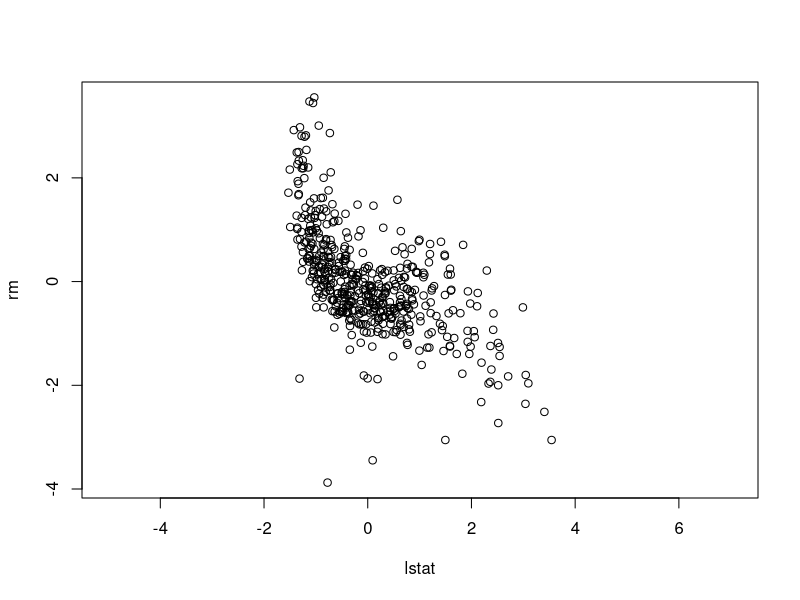
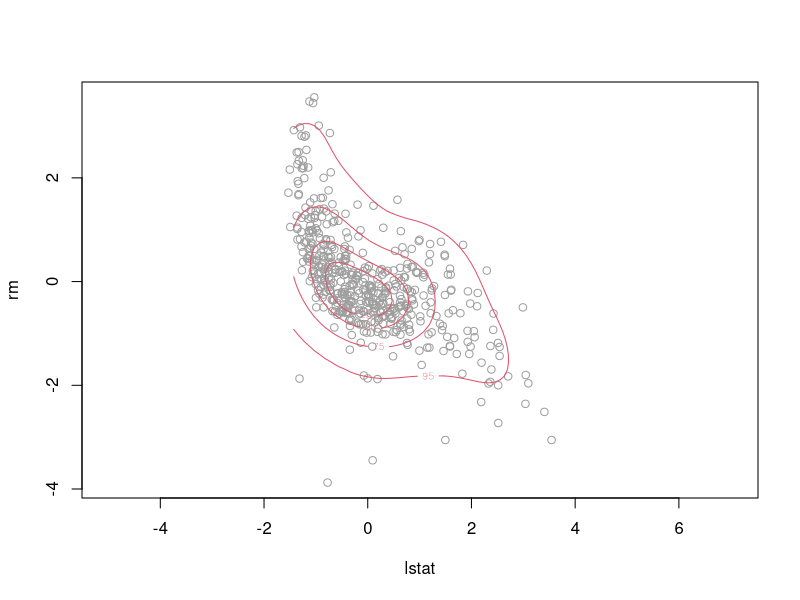
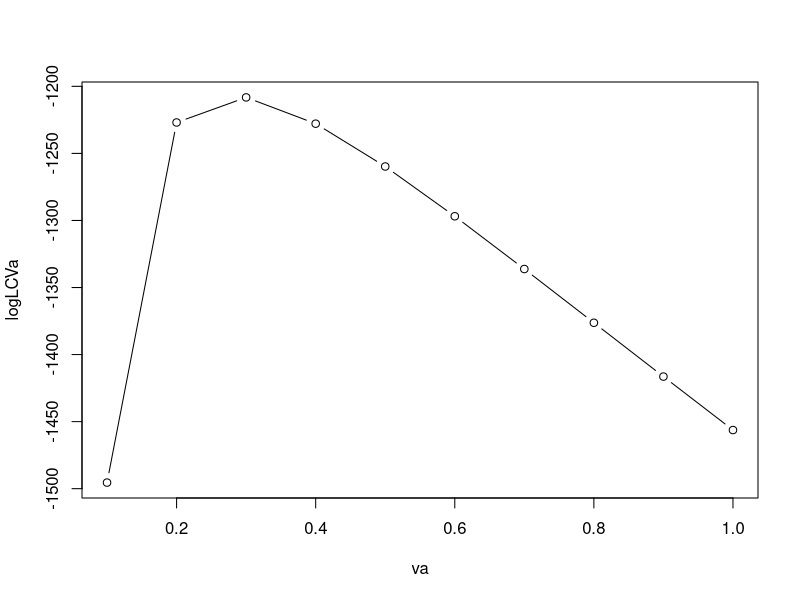
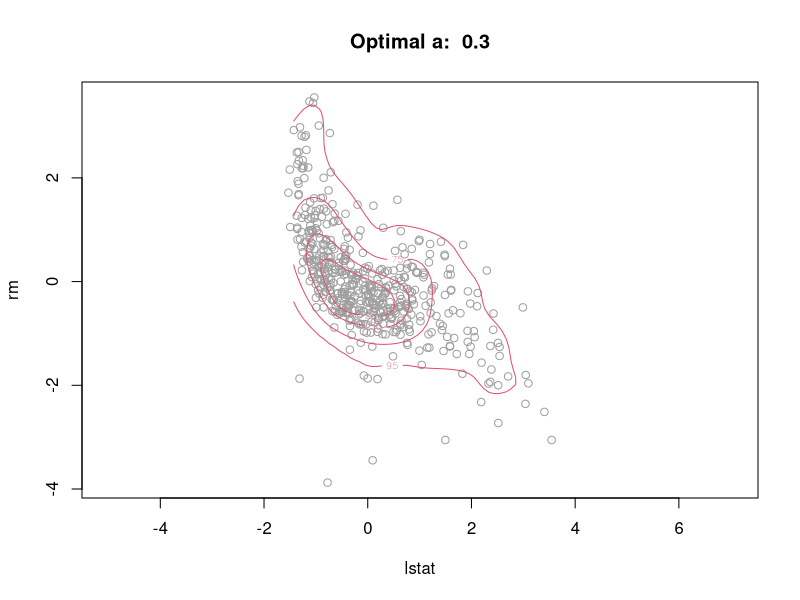
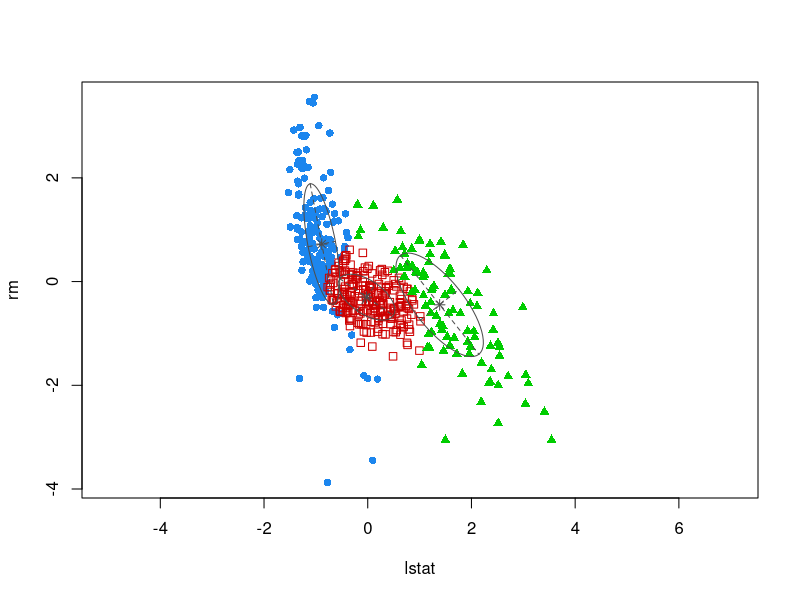
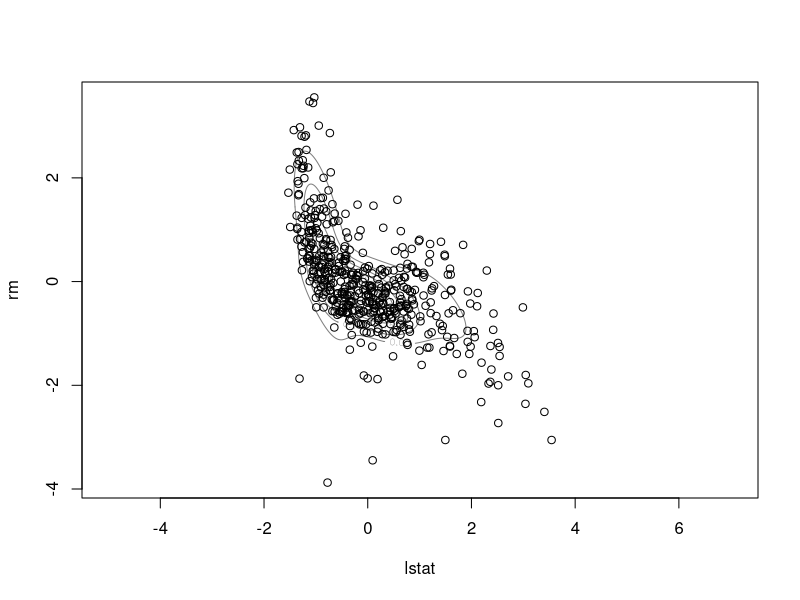
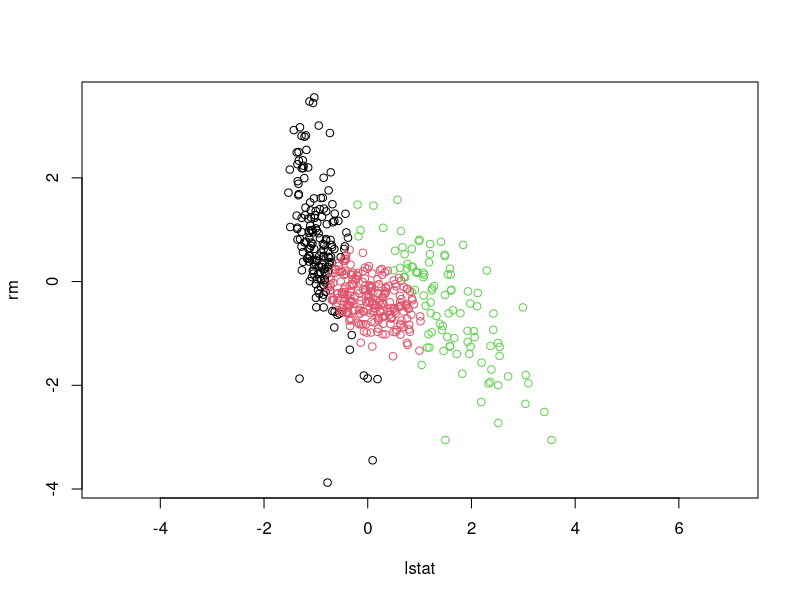
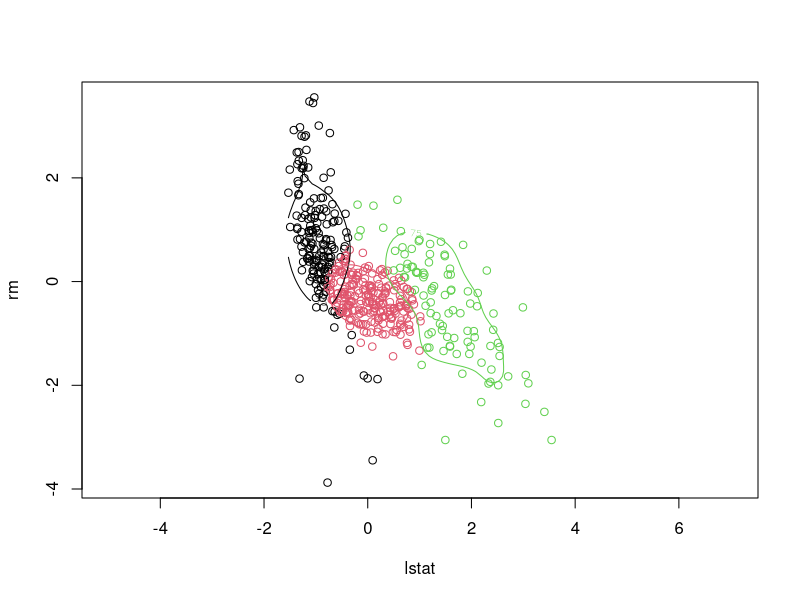

The R source for these figures, in order:
## ---- chunk 1
knitr::opts_chunk$set(echo = TRUE, warning = FALSE, message = FALSE, 
                      comment = FALSE, error = FALSE, eval=TRUE)
#Put eval=FALSE for having just the question statements
#Put eval=TRUE for obtaining the output
## ---- chunk 2
data("Boston", package = "MASS")
X <- scale(Boston[,c(13,6)]) # scale data with standard deviation
# because its better to work with data that is scaled,
# then you can use standardplot in both axes and data is always same distributed
plot(X,asp=1)
## ---- chunk 3
library(sm)
plot(X,asp=1,col=8)
sm.density(X,h=.5*c(1,1),display="slice",props=c(25,50,75,95),col=2,add=TRUE)
# h=.5*c(1,1) = scaling both axes
# kernel density estimator result with optimal bandwidth of 0.3
## ---- chunk 4
va <- seq(0.1,1,by=0.1)
na <- length(va)
logLCVa <- numeric(na)

n <- dim(X)[1]

for (j in 1:na){
  a <- va[j]
  for (i in 1:n){
    new.point <- matrix(X[i,],ncol=2)
    f.hat.i <- sm.density(X[-i,],h=a*c(1,1),display="none",eval.grid=FALSE,
                    eval.points=new.point)$estimate
    logLCVa[j] <- logLCVa[j] + log(f.hat.i)
  }
}

plot(va,logLCVa,type="b")
## ---- chunk 5
a.opt <- va[which.max(logLCVa)]

plot(X,asp=1,col=8,main=paste("Optimal a: ",a.opt))
sm.density(X,h=a.opt*c(1,1),display="slice",props=c(25,50,75,95),col=2,add=TRUE)
## ---- chunk 6
k<-3
library(mclust)
GMM_3 <- Mclust(X,G=3)
clust.ind <- GMM_3$classification
summary(GMM_3,parameters=TRUE) 
# chooses model with VVV varying shape, valume and orientatin
# df in model = equal to number of params in model
# covariance matrixes are symetric
# GMM_3$classification is telling is to which cluster each observation is assigned
## ---- chunk 7
plot(GMM_3, what="classification",asp=1)
# points are mean of cluster
# asp is used for aspect ratio between axes
## ---- chunk 8
plot(GMM_3, what="density",asp=1)
points(X)
## ---- chunk 9
plot(X,col=clust.ind,asp=1)
## ---- chunk 10
library(sm)
plot(X,col=clust.ind,asp=1)
for (j in 1:k){
  cl.j <- (clust.ind==j)
  sm.density(X[cl.j,],h=a.opt*c(1,1), 
             display="slice",props=c(75),
             col=j, cex=4, add=TRUE)
}
## ---- chunk 11
GMM_BIC <- Mclust(X,G=2:6)
summary(GMM_BIC,parameters=TRUE)
## ---- chunk 12
plot(GMM_BIC, what="BIC",asp=1)
# see what model optains the best (highest) value for the bic
# as the functoni Mclust is trying to maximze the BIC
# model VVV with 3 clusters gives as the highest value
## ---- chunk 13
plot(GMM_BIC, what="classification",asp=1)
## ---- chunk 14
plot(GMM_BIC, what="density",asp=1)
points(X)
